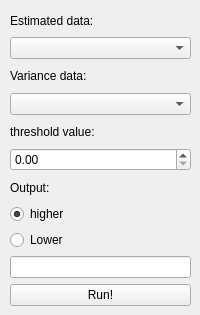
   <widget class="QWidget" name="tab_4">
    <attribute name="title">
     <string>Probability Maps</string>
    </attribute>
    <widget class="QWidget" name="verticalLayoutWidget_4">
     <property name="geometry">
      <rect>
       <x>10</x>
       <y>10</y>
       <width>181</width>
       <height>296</height>
      </rect>
     </property>
     <layout class="QVBoxLayout" name="verticalLayout_4">
      <item>
       <widget class="QLabel" name="label_10">
        <property name="text">
         <string>Estimated data:</string>
        </property>
       </widget>
      </item>
      <item>
       <widget class="QComboBox" name="comboBox_est_input_probab"/>
      </item>
      <item>
       <widget class="QLabel" name="label_37">
        <property name="text">
         <string>Variance data:</string>
        </property>
       </widget>
      </item>
      <item>
       <widget class="QComboBox" name="comboBox_var_input_probab"/>
      </item>
      <item>
       <widget class="QLabel" name="label_38">
        <property name="text">
         <string>threshold value:</string>
        </property>
       </widget>
      </item>
      <item>
       <widget class="QDoubleSpinBox" name="doubleSpinBox_probab_threshold"/>
      </item>
      <item>
       <widget class="QLabel" name="label_39">
        <property name="text">
         <string>Output:</string>
        </property>
       </widget>
      </item>
      <item>
       <widget class="QRadioButton" name="radioButton_higher_probab">
        <property name="text">
         <string>higher</string>
        </property>
        <property name="checked">
         <bool>true</bool>
        </property>
        <attribute name="buttonGroup">
         <string notr="true">buttonGroup_3</string>
        </attribute>
       </widget>
      </item>
      <item>
       <widget class="QRadioButton" name="radioButton_lower_probab">
        <property name="text">
         <string>Lower</string>
        </property>
        <attribute name="buttonGroup">
         <string notr="true">buttonGroup_3</string>
        </attribute>
       </widget>
      </item>
      <item>
       <widget class="QLineEdit" name="lineEdit_probability_output_map"/>
      </item>
      <item>
       <widget class="QPushButton" name="pushButton_probability_run">
        <property name="text">
         <string>Run!</string>
        </property>
       </widget>
      </item>
     </layout>
    </widget>
   </widget>
